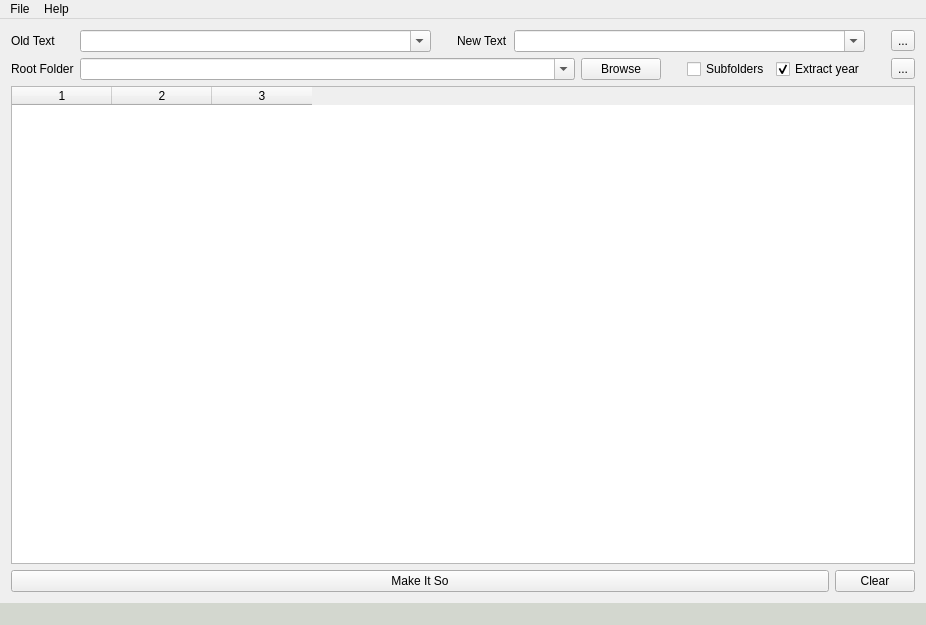
<?xml version="1.0" encoding="UTF-8"?>
<ui version="4.0">
 <class>MainWindow</class>
 <widget class="QMainWindow" name="MainWindow">
  <property name="geometry">
   <rect>
    <x>0</x>
    <y>0</y>
    <width>926</width>
    <height>625</height>
   </rect>
  </property>
  <property name="windowTitle">
   <string>MainWindow</string>
  </property>
  <widget class="QWidget" name="centralWidget">
   <layout class="QVBoxLayout" name="verticalLayout_2">
    <item>
     <layout class="QGridLayout" name="gridLayout">
      <property name="leftMargin">
       <number>0</number>
      </property>
      <property name="topMargin">
       <number>0</number>
      </property>
      <property name="rightMargin">
       <number>0</number>
      </property>
      <property name="bottomMargin">
       <number>0</number>
      </property>
      <item row="0" column="0" rowspan="2">
       <layout class="QVBoxLayout" name="verticalLayout">
        <property name="leftMargin">
         <number>0</number>
        </property>
        <property name="topMargin">
         <number>0</number>
        </property>
        <property name="rightMargin">
         <number>0</number>
        </property>
        <property name="bottomMargin">
         <number>0</number>
        </property>
        <item>
         <widget class="QLabel" name="label_OldText">
          <property name="text">
           <string>Old Text</string>
          </property>
          <property name="buddy">
           <cstring>comboBox_OldText</cstring>
          </property>
         </widget>
        </item>
        <item>
         <widget class="QLabel" name="label_RootFolder">
          <property name="text">
           <string>Root Folder</string>
          </property>
         </widget>
        </item>
       </layout>
      </item>
      <item row="0" column="1">
       <layout class="QHBoxLayout" name="horizontalLayout">
        <property name="leftMargin">
         <number>0</number>
        </property>
        <property name="topMargin">
         <number>0</number>
        </property>
        <property name="rightMargin">
         <number>0</number>
        </property>
        <property name="bottomMargin">
         <number>0</number>
        </property>
        <item>
         <widget class="QComboBox" name="comboBox_OldText">
          <property name="sizePolicy">
           <sizepolicy hsizetype="Expanding" vsizetype="Fixed">
            <horstretch>0</horstretch>
            <verstretch>0</verstretch>
           </sizepolicy>
          </property>
          <property name="toolTip">
           <string>Text to be replaced in the file name.</string>
          </property>
          <property name="editable">
           <bool>true</bool>
          </property>
          <property name="insertPolicy">
           <enum>QComboBox::InsertAtTop</enum>
          </property>
          <property name="sizeAdjustPolicy">
           <enum>QComboBox::AdjustToContents</enum>
          </property>
         </widget>
        </item>
        <item>
         <spacer name="horizontalSpacer">
          <property name="orientation">
           <enum>Qt::Horizontal</enum>
          </property>
          <property name="sizeType">
           <enum>QSizePolicy::Fixed</enum>
          </property>
          <property name="sizeHint" stdset="0">
           <size>
            <width>20</width>
            <height>20</height>
           </size>
          </property>
         </spacer>
        </item>
        <item>
         <widget class="QLabel" name="label_NewText">
          <property name="text">
           <string>New Text</string>
          </property>
          <property name="buddy">
           <cstring>comboBox_NewText</cstring>
          </property>
         </widget>
        </item>
        <item>
         <widget class="QComboBox" name="comboBox_NewText">
          <property name="sizePolicy">
           <sizepolicy hsizetype="Expanding" vsizetype="Fixed">
            <horstretch>0</horstretch>
            <verstretch>0</verstretch>
           </sizepolicy>
          </property>
          <property name="toolTip">
           <string>New text for the file name.</string>
          </property>
          <property name="editable">
           <bool>true</bool>
          </property>
          <property name="insertPolicy">
           <enum>QComboBox::InsertAtTop</enum>
          </property>
          <property name="sizeAdjustPolicy">
           <enum>QComboBox::AdjustToContents</enum>
          </property>
         </widget>
        </item>
        <item>
         <spacer name="horizontalSpacer_3">
          <property name="orientation">
           <enum>Qt::Horizontal</enum>
          </property>
          <property name="sizeType">
           <enum>QSizePolicy::Fixed</enum>
          </property>
          <property name="sizeHint" stdset="0">
           <size>
            <width>20</width>
            <height>20</height>
           </size>
          </property>
         </spacer>
        </item>
        <item>
         <widget class="QToolButton" name="toolButton_Text_Refresh">
          <property name="toolTip">
           <string>Refresh the list of files showing the new file names.</string>
          </property>
          <property name="text">
           <string>...</string>
          </property>
          <property name="icon">
           <iconset>
            <normaloff>images/arrow_refresh_32.png</normaloff>images/arrow_refresh_32.png</iconset>
          </property>
         </widget>
        </item>
       </layout>
      </item>
      <item row="1" column="1">
       <layout class="QHBoxLayout" name="horizontalLayout_2">
        <property name="leftMargin">
         <number>0</number>
        </property>
        <property name="topMargin">
         <number>0</number>
        </property>
        <property name="rightMargin">
         <number>0</number>
        </property>
        <property name="bottomMargin">
         <number>0</number>
        </property>
        <item>
         <widget class="QComboBox" name="comboBox_RootFolder">
          <property name="sizePolicy">
           <sizepolicy hsizetype="Expanding" vsizetype="Fixed">
            <horstretch>0</horstretch>
            <verstretch>0</verstretch>
           </sizepolicy>
          </property>
          <property name="acceptDrops">
           <bool>true</bool>
          </property>
          <property name="toolTip">
           <string>Folder containg the files to be renamed.</string>
          </property>
          <property name="editable">
           <bool>true</bool>
          </property>
          <property name="insertPolicy">
           <enum>QComboBox::InsertAtTop</enum>
          </property>
          <property name="sizeAdjustPolicy">
           <enum>QComboBox::AdjustToContents</enum>
          </property>
         </widget>
        </item>
        <item>
         <widget class="QPushButton" name="pushButton_RootFolder_Browse">
          <property name="toolTip">
           <string>Browse for root folder</string>
          </property>
          <property name="text">
           <string>Browse</string>
          </property>
         </widget>
        </item>
        <item>
         <spacer name="horizontalSpacer_2">
          <property name="orientation">
           <enum>Qt::Horizontal</enum>
          </property>
          <property name="sizeType">
           <enum>QSizePolicy::Fixed</enum>
          </property>
          <property name="sizeHint" stdset="0">
           <size>
            <width>20</width>
            <height>20</height>
           </size>
          </property>
         </spacer>
        </item>
        <item>
         <widget class="QCheckBox" name="checkBox_Subfolders">
          <property name="toolTip">
           <string>Include subfolders.</string>
          </property>
          <property name="text">
           <string>Subfolders</string>
          </property>
         </widget>
        </item>
        <item>
         <widget class="QCheckBox" name="checkBox_ExtractYear">
          <property name="toolTip">
           <string>&lt;html&gt;&lt;head/&gt;&lt;body&gt;&lt;p&gt;Set &lt;span style=&quot; font-style:italic;&quot;&gt;New Text&lt;/span&gt; to folder name year, if present.&lt;/p&gt;&lt;/body&gt;&lt;/html&gt;</string>
          </property>
          <property name="text">
           <string>Extract year</string>
          </property>
          <property name="checked">
           <bool>true</bool>
          </property>
         </widget>
        </item>
        <item>
         <spacer name="horizontalSpacer_4">
          <property name="orientation">
           <enum>Qt::Horizontal</enum>
          </property>
          <property name="sizeType">
           <enum>QSizePolicy::Fixed</enum>
          </property>
          <property name="sizeHint" stdset="0">
           <size>
            <width>20</width>
            <height>20</height>
           </size>
          </property>
         </spacer>
        </item>
        <item>
         <widget class="QToolButton" name="toolButton_RootFolder_Refresh">
          <property name="toolTip">
           <string>Refresh the root folder.</string>
          </property>
          <property name="text">
           <string>...</string>
          </property>
          <property name="icon">
           <iconset>
            <normaloff>images/arrow_refresh_32.png</normaloff>images/arrow_refresh_32.png</iconset>
          </property>
         </widget>
        </item>
       </layout>
      </item>
     </layout>
    </item>
    <item>
     <widget class="QTableWidget" name="tableWidget_Files">
      <property name="acceptDrops">
       <bool>true</bool>
      </property>
      <property name="editTriggers">
       <set>QAbstractItemView::NoEditTriggers</set>
      </property>
      <property name="alternatingRowColors">
       <bool>true</bool>
      </property>
      <property name="columnCount">
       <number>3</number>
      </property>
      <attribute name="verticalHeaderVisible">
       <bool>false</bool>
      </attribute>
      <column/>
      <column/>
      <column/>
     </widget>
    </item>
    <item>
     <layout class="QHBoxLayout" name="horizontalLayout_3">
      <property name="leftMargin">
       <number>0</number>
      </property>
      <property name="topMargin">
       <number>0</number>
      </property>
      <property name="rightMargin">
       <number>0</number>
      </property>
      <property name="bottomMargin">
       <number>0</number>
      </property>
      <item>
       <widget class="QPushButton" name="pushButton_MakeItSo">
        <property name="sizePolicy">
         <sizepolicy hsizetype="Expanding" vsizetype="Fixed">
          <horstretch>0</horstretch>
          <verstretch>0</verstretch>
         </sizepolicy>
        </property>
        <property name="toolTip">
         <string>Rename the files.</string>
        </property>
        <property name="text">
         <string>Make It So</string>
        </property>
       </widget>
      </item>
      <item>
       <widget class="QPushButton" name="pushButtoFiles_Clear">
        <property name="sizePolicy">
         <sizepolicy hsizetype="Fixed" vsizetype="Fixed">
          <horstretch>0</horstretch>
          <verstretch>0</verstretch>
         </sizepolicy>
        </property>
        <property name="toolTip">
         <string>Clear the list of file names.</string>
        </property>
        <property name="text">
         <string>Clear</string>
        </property>
       </widget>
      </item>
     </layout>
    </item>
   </layout>
  </widget>
  <widget class="QMenuBar" name="menuBar">
   <property name="geometry">
    <rect>
     <x>0</x>
     <y>0</y>
     <width>926</width>
     <height>22</height>
    </rect>
   </property>
   <widget class="QMenu" name="menuFile">
    <property name="title">
     <string>File</string>
    </property>
    <addaction name="actionQuit"/>
   </widget>
   <widget class="QMenu" name="menuHelp">
    <property name="title">
     <string>Help</string>
    </property>
    <addaction name="actionAbout"/>
    <addaction name="actionAbout_Qt"/>
   </widget>
   <addaction name="menuFile"/>
   <addaction name="menuHelp"/>
  </widget>
  <widget class="QStatusBar" name="statusBar">
   <property name="styleSheet">
    <string notr="true">background-color: rgb(211, 215, 207)</string>
   </property>
  </widget>
  <action name="actionQuit">
   <property name="text">
    <string>Quit</string>
   </property>
  </action>
  <action name="actionAbout">
   <property name="text">
    <string>About</string>
   </property>
  </action>
  <action name="actionAbout_Qt">
   <property name="text">
    <string>About Qt</string>
   </property>
  </action>
 </widget>
 <layoutdefault spacing="6" margin="11"/>
 <resources/>
 <connections/>
</ui>
